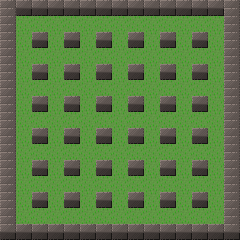

This game map was drawn from its Tiled (.tmx) file and the tilesets committed beside it. A one-line description and the trimmed map source follow:
An orthogonal 15x15 tile map with 16x16 px tiles, 2 tile layers (background, walls) and 3 objects.

<map version="1.0" orientation="orthogonal" renderorder="right-down" width="15" height="15" tilewidth="16" tileheight="16" nextobjectid="3">
 <tileset firstgid="1" name="bomberman_spritesheet" tilewidth="16" tileheight="16" tilecount="96" columns="16">
  <image source="../Sprites/bomberman_spritesheet.png" width="256" height="96" />
  <tile id="75">
   <objectgroup draworder="index">
    <object id="1" x="0.25" y="0.25" width="16" height="16" />
   </objectgroup>
  </tile>
  <tile id="90">
   <objectgroup draworder="index">
    <object id="3" x="0" y="0" width="16" height="16" />
   </objectgroup>
  </tile>
  <tile id="91">
   <objectgroup draworder="index">
    <object id="1" x="0" y="0" width="16" height="16" />
   </objectgroup>
  </tile>
 </tileset>
 <layer name="background" width="15" height="15">
  <data>[225 cells, 225 non-empty, 1 distinct tile ids]</data>
 </layer>
 <layer name="walls" width="15" height="15">
  <data>[225 cells, 92 non-empty, 2 distinct tile ids]</data>
 </layer>
</map>